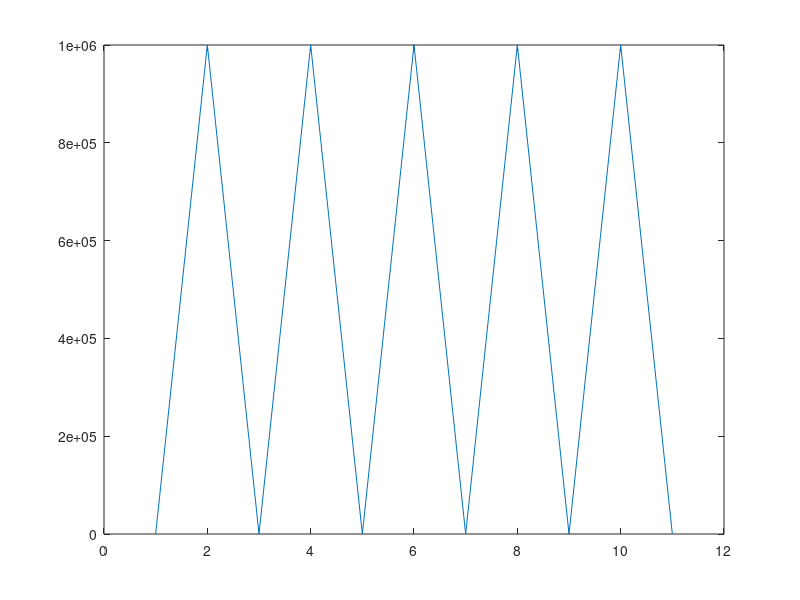

Write the MATLAB code that produced this figure.
%de acordo com RNP
% funcionamento de controle de congestioamento
%newton
% congestion avoidance
n=10 % numero de repeticoes

segsize=1000;
cwnd=zeros(1,n);
cwnd(1)=1;
for i=1:n
    cwnd(i+1)=segsize^2/cwnd(i);
end
plot(1:n+1,cwnd);

    